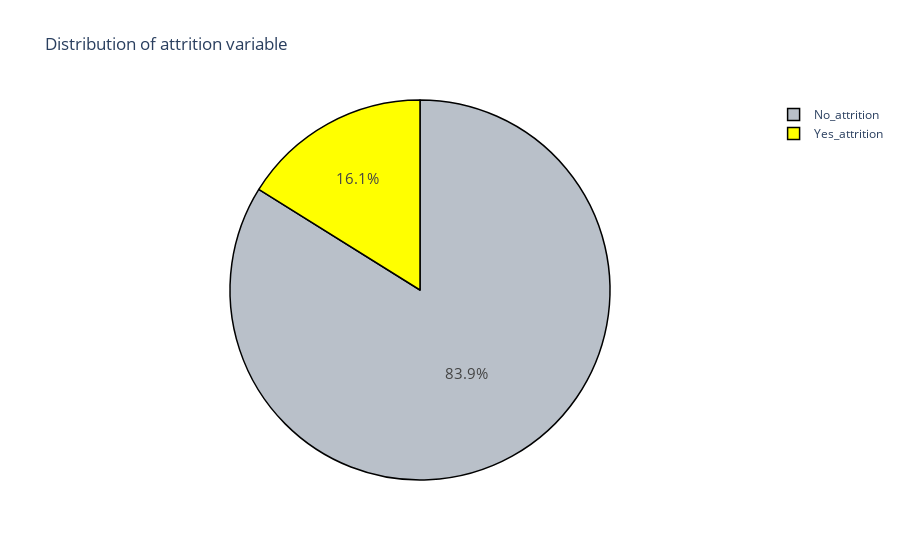

Here is the notebook cell this chart was saved with:
### Code cell
attrition = data[(data['Attrition'] != 0)]
no_attrition = data[(data['Attrition'] == 0)]

trace = go.Pie(labels = ['No_attrition', 'Yes_attrition'], values = data['Attrition'].value_counts(), 
               textfont=dict(size=15),
               marker=dict(colors=['#B9C0C9','yellow'], 
               line=dict(color='#000000', width=1.5)))
layout = dict(title =  'Distribution of attrition variable')          
fig = dict(data = [trace], layout=layout)
py.iplot(fig)

### Figure 1 — Plotly figure (JSON) as saved in the notebook; plotly's stock layout.template omitted (floating-point values rounded to 4 significant figures)
{"data": [{"labels": ["No_attrition", "Yes_attrition"], "marker": {"colors": ["#B9C0C9", "yellow"], "line": {"color": "#000000", "width": 1.5}}, "textfont": {"size": 15}, "type": "pie", "values": [1233, 237]}], "layout": {"title": {"text": "Distribution of attrition variable"}}}
